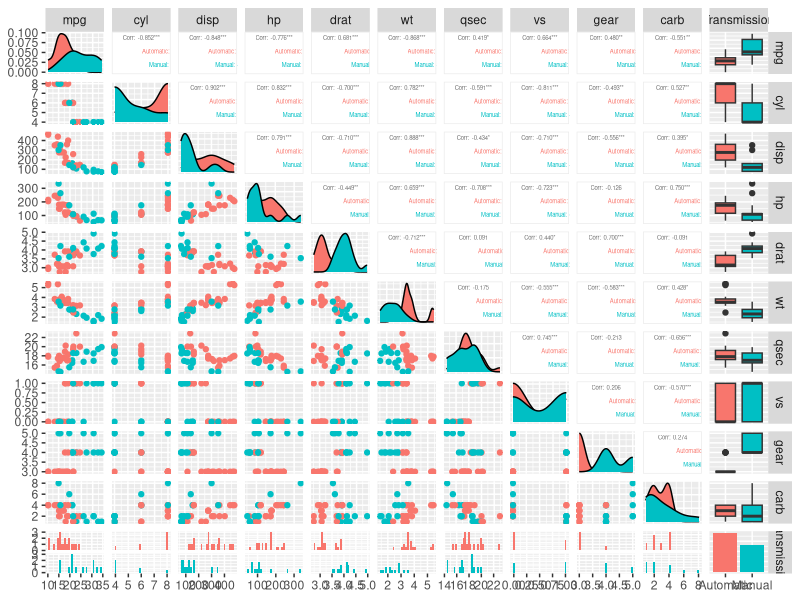
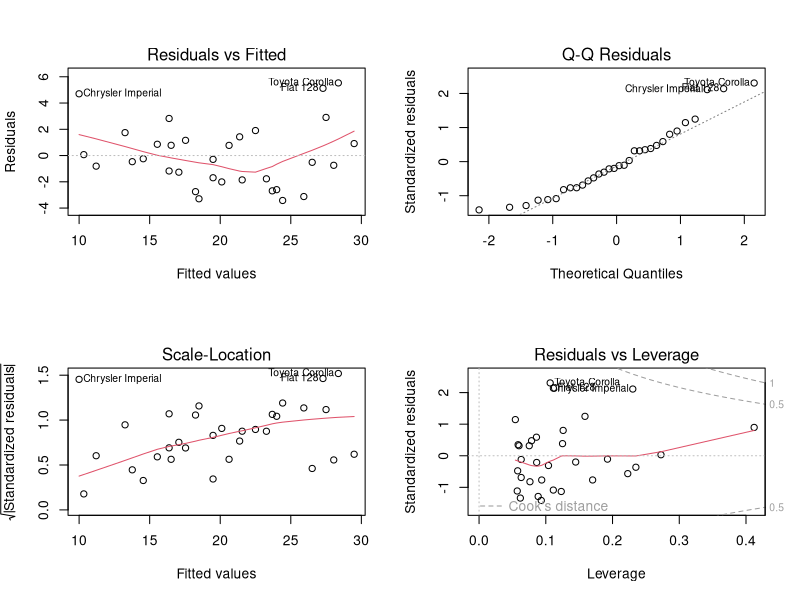

Here is the R script that generated these plots, in order:
## ---- chunk 1
require(datasets);data("mtcars")
mtcars$Transmission <- ifelse(mtcars$am ==1 , "Manual","Automatic")
mtcars$am <- NULL
require(ggplot2);require(GGally)
## ---- chunk 2
require(lme4)
fit <- lm(mpg ~ Transmission, data = mtcars)
summary(fit)$coeff
## ---- chunk 3
require(knitr)
fit3 <- lm(mpg ~ Transmission * hp , data = mtcars)
fit4 <- lm(mpg ~ Transmission  + wt, data = mtcars)
fit5 <- lm(mpg ~ Transmission  + wt + hp, data = mtcars)
anova(fit,fit4,fit3,fit5)
## ---- chunk 4
kable(as.data.frame(tail(sort(hatvalues(fit5)/mean(hatvalues(fit5))),5)))
kable(as.data.frame(tail(sort(abs(dffits(fit5))),5)))
## ---- chunk 5
ggpairs(mtcars, mapping = aes(color = Transmission), 
  upper = list( continuous = wrap("cor", size = 1.5, alignPercent = 1)))
## ---- chunk 6
kable(summary(fit3)$coeff)
kable(summary(fit4)$coeff)
kable(summary(fit5)$coeff)
## ---- chunk 7
par(mfrow = c(2, 2)) 
plot(fit5)
